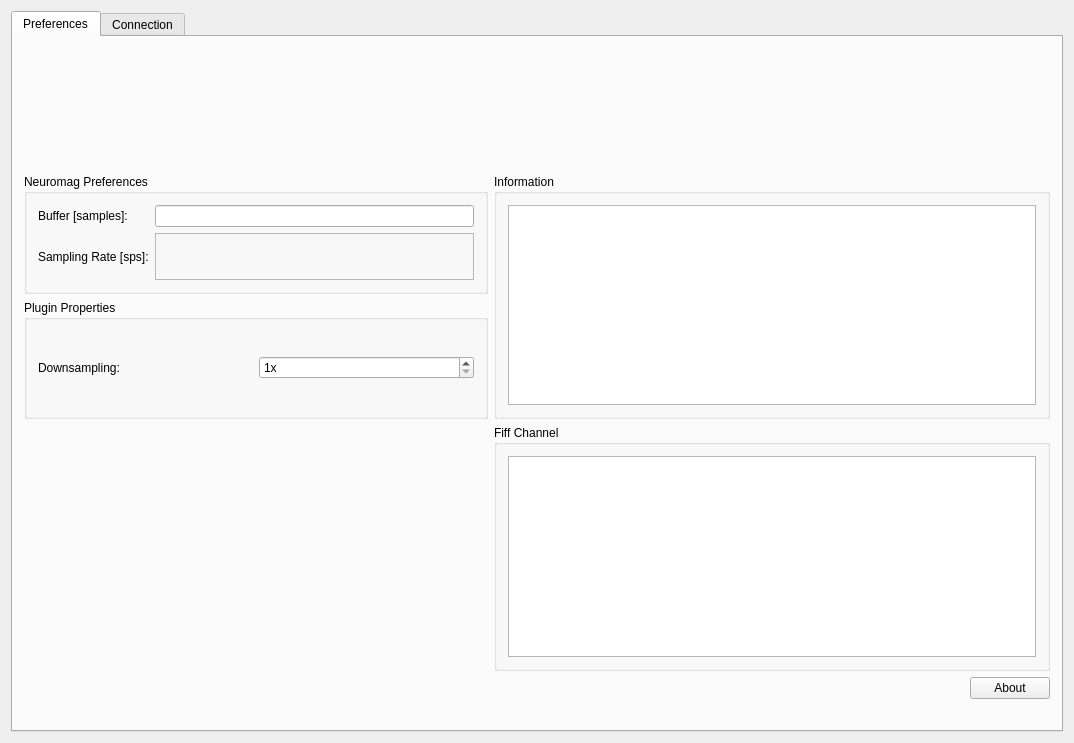
<?xml version="1.0" encoding="UTF-8"?>
<ui version="4.0">
 <class>NeuromagSetupWidgetClass</class>
 <widget class="QWidget" name="NeuromagSetupWidgetClass">
  <property name="geometry">
   <rect>
    <x>0</x>
    <y>0</y>
    <width>1074</width>
    <height>743</height>
   </rect>
  </property>
  <property name="windowTitle">
   <string>RTServerSetupClass</string>
  </property>
  <layout class="QVBoxLayout" name="verticalLayout">
   <item>
    <widget class="QTabWidget" name="tabWidget">
     <property name="currentIndex">
      <number>0</number>
     </property>
     <widget class="QWidget" name="tab_pref">
      <attribute name="title">
       <string>Preferences</string>
      </attribute>
      <layout class="QVBoxLayout" name="verticalLayout_2">
       <item>
        <layout class="QGridLayout" name="m_qGridLayout_main">
         <item row="0" column="2" colspan="2">
          <widget class="QLabel" name="m_qLabelNeuromagImage">
           <property name="text">
            <string/>
           </property>
           <property name="pixmap">
            <pixmap resource="../neuromag.qrc">:/images/neuromag.png</pixmap>
           </property>
          </widget>
         </item>
         <item row="3" column="1" rowspan="2" colspan="3">
          <widget class="QGroupBox" name="m_qGroupBox_Channels">
           <property name="title">
            <string>Fiff Channel</string>
           </property>
           <layout class="QGridLayout" name="m_qGridLayout_Channel">
            <item row="0" column="0">
             <widget class="QColumnView" name="m_qColumnView_Channels"/>
            </item>
           </layout>
          </widget>
         </item>
         <item row="5" column="3">
          <widget class="QPushButton" name="m_qPushButton_About">
           <property name="text">
            <string>About</string>
           </property>
          </widget>
         </item>
         <item row="5" column="1" colspan="2">
          <spacer name="m_qHorizontalSpacer_About">
           <property name="orientation">
            <enum>Qt::Horizontal</enum>
           </property>
           <property name="sizeHint" stdset="0">
            <size>
             <width>40</width>
             <height>20</height>
            </size>
           </property>
          </spacer>
         </item>
         <item row="1" column="1" rowspan="2" colspan="3">
          <widget class="QGroupBox" name="m_qGroupBox_Information">
           <property name="minimumSize">
            <size>
             <width>0</width>
             <height>0</height>
            </size>
           </property>
           <property name="title">
            <string>Information</string>
           </property>
           <layout class="QGridLayout" name="m_qGridLayout_Information">
            <item row="0" column="0">
             <widget class="QTextBrowser" name="m_qTextBrowser_Information"/>
            </item>
           </layout>
          </widget>
         </item>
         <item row="0" column="1">
          <spacer name="m_qHorizontalSpacerTitle">
           <property name="orientation">
            <enum>Qt::Horizontal</enum>
           </property>
           <property name="sizeHint" stdset="0">
            <size>
             <width>40</width>
             <height>20</height>
            </size>
           </property>
          </spacer>
         </item>
         <item row="1" column="0">
          <widget class="QGroupBox" name="m_qGroupBox_MneRtClientProperties">
           <property name="title">
            <string>Neuromag Preferences</string>
           </property>
           <layout class="QGridLayout" name="gridLayout">
            <item row="3" column="1">
             <widget class="QLineEdit" name="m_qLineEdit_BufferSize">
              <property name="text">
               <string/>
              </property>
             </widget>
            </item>
            <item row="3" column="0">
             <widget class="QLabel" name="m_qLabel_BufferSize">
              <property name="text">
               <string>Buffer [samples]:</string>
              </property>
             </widget>
            </item>
            <item row="4" column="1">
             <widget class="QLabel" name="m_qLabel_sps">
              <property name="frameShape">
               <enum>QFrame::StyledPanel</enum>
              </property>
              <property name="text">
               <string/>
              </property>
             </widget>
            </item>
            <item row="4" column="0">
             <widget class="QLabel" name="m_qLabel_sps_description">
              <property name="sizePolicy">
               <sizepolicy hsizetype="Minimum" vsizetype="Minimum">
                <horstretch>0</horstretch>
                <verstretch>0</verstretch>
               </sizepolicy>
              </property>
              <property name="layoutDirection">
               <enum>Qt::LeftToRight</enum>
              </property>
              <property name="text">
               <string>Sampling Rate [sps]:</string>
              </property>
             </widget>
            </item>
           </layout>
          </widget>
         </item>
         <item row="2" column="0">
          <widget class="QGroupBox" name="m_qGroupBox_PluginProperties">
           <property name="sizePolicy">
            <sizepolicy hsizetype="Minimum" vsizetype="Minimum">
             <horstretch>0</horstretch>
             <verstretch>0</verstretch>
            </sizepolicy>
           </property>
           <property name="minimumSize">
            <size>
             <width>0</width>
             <height>0</height>
            </size>
           </property>
           <property name="title">
            <string>Plugin Properties</string>
           </property>
           <property name="flat">
            <bool>false</bool>
           </property>
           <layout class="QGridLayout" name="m_qGridLayout_Properties">
            <item row="1" column="0">
             <widget class="QLabel" name="m_qLabel_Downsampling">
              <property name="text">
               <string>Downsampling: </string>
              </property>
             </widget>
            </item>
            <item row="1" column="1">
             <widget class="QSpinBox" name="m_qSpinBox_Downsampling">
              <property name="sizePolicy">
               <sizepolicy hsizetype="Minimum" vsizetype="Fixed">
                <horstretch>0</horstretch>
                <verstretch>0</verstretch>
               </sizepolicy>
              </property>
              <property name="suffix">
               <string>x</string>
              </property>
              <property name="minimum">
               <number>1</number>
              </property>
              <property name="maximum">
               <number>10</number>
              </property>
             </widget>
            </item>
           </layout>
          </widget>
         </item>
        </layout>
       </item>
       <item>
        <spacer name="m_qVerticalSpacer_Headline">
         <property name="orientation">
          <enum>Qt::Vertical</enum>
         </property>
         <property name="sizeType">
          <enum>QSizePolicy::Fixed</enum>
         </property>
         <property name="sizeHint" stdset="0">
          <size>
           <width>20</width>
           <height>20</height>
          </size>
         </property>
        </spacer>
       </item>
      </layout>
     </widget>
     <widget class="QWidget" name="tab_con">
      <attribute name="title">
       <string>Connection</string>
      </attribute>
      <layout class="QVBoxLayout" name="verticalLayout_3">
       <item>
        <layout class="QGridLayout" name="gridLayout_3">
         <item row="2" column="1">
          <widget class="QGroupBox" name="m_qGroupBox_Send">
           <property name="maximumSize">
            <size>
             <width>250</width>
             <height>16777215</height>
            </size>
           </property>
           <property name="title">
            <string>Send Command Line Instruction</string>
           </property>
           <layout class="QGridLayout" name="gridLayout_6">
            <item row="0" column="0">
             <widget class="QLabel" name="m_qLabel_Instruction">
              <property name="text">
               <string>Instruction:</string>
              </property>
             </widget>
            </item>
            <item row="0" column="2">
             <widget class="QLineEdit" name="m_qLineEdit_SendCLI"/>
            </item>
            <item row="1" column="2">
             <widget class="QPushButton" name="m_qPushButton_SendCLI">
              <property name="text">
               <string>Send</string>
              </property>
             </widget>
            </item>
           </layout>
          </widget>
         </item>
         <item row="4" column="2">
          <spacer name="horizontalSpacer_3">
           <property name="orientation">
            <enum>Qt::Horizontal</enum>
           </property>
           <property name="sizeHint" stdset="0">
            <size>
             <width>40</width>
             <height>20</height>
            </size>
           </property>
          </spacer>
         </item>
         <item row="1" column="1">
          <widget class="QGroupBox" name="m_qGroupBox_rtServerInfo">
           <property name="maximumSize">
            <size>
             <width>250</width>
             <height>16777215</height>
            </size>
           </property>
           <property name="title">
            <string>Host (mne_rt_server) Information</string>
           </property>
           <layout class="QGridLayout" name="gridLayout_5">
            <item row="1" column="0">
             <widget class="QLabel" name="m_qLabel_Ip">
              <property name="text">
               <string>IP Address:</string>
              </property>
             </widget>
            </item>
            <item row="0" column="0">
             <widget class="QLabel" name="m_qLabel_ConnectionStatusDescr">
              <property name="text">
               <string>Status:</string>
              </property>
             </widget>
            </item>
            <item row="2" column="1">
             <widget class="QPushButton" name="m_qPushButton_Connect">
              <property name="text">
               <string>Connect</string>
              </property>
             </widget>
            </item>
            <item row="1" column="1">
             <widget class="QLineEdit" name="m_qLineEdit_Ip"/>
            </item>
            <item row="0" column="1">
             <widget class="QLabel" name="m_qLabel_ConnectionStatus">
              <property name="frameShape">
               <enum>QFrame::StyledPanel</enum>
              </property>
              <property name="frameShadow">
               <enum>QFrame::Plain</enum>
              </property>
              <property name="text">
               <string>not Connected</string>
              </property>
             </widget>
            </item>
           </layout>
          </widget>
         </item>
         <item row="1" column="2" rowspan="3">
          <widget class="QGroupBox" name="m_qGroupBox_log">
           <property name="title">
            <string>Log</string>
           </property>
           <layout class="QGridLayout" name="gridLayout_4">
            <item row="0" column="0" rowspan="2">
             <widget class="QTextBrowser" name="m_qTextBrowser_ServerMessage"/>
            </item>
           </layout>
          </widget>
         </item>
         <item row="3" column="1" rowspan="2">
          <spacer name="verticalSpacer">
           <property name="orientation">
            <enum>Qt::Vertical</enum>
           </property>
           <property name="sizeType">
            <enum>QSizePolicy::Expanding</enum>
           </property>
           <property name="sizeHint" stdset="0">
            <size>
             <width>20</width>
             <height>30</height>
            </size>
           </property>
          </spacer>
         </item>
        </layout>
       </item>
      </layout>
     </widget>
    </widget>
   </item>
  </layout>
 </widget>
 <layoutdefault spacing="6" margin="11"/>
 <resources>
  <include location="../neuromag.qrc"/>
 </resources>
 <connections/>
</ui>
